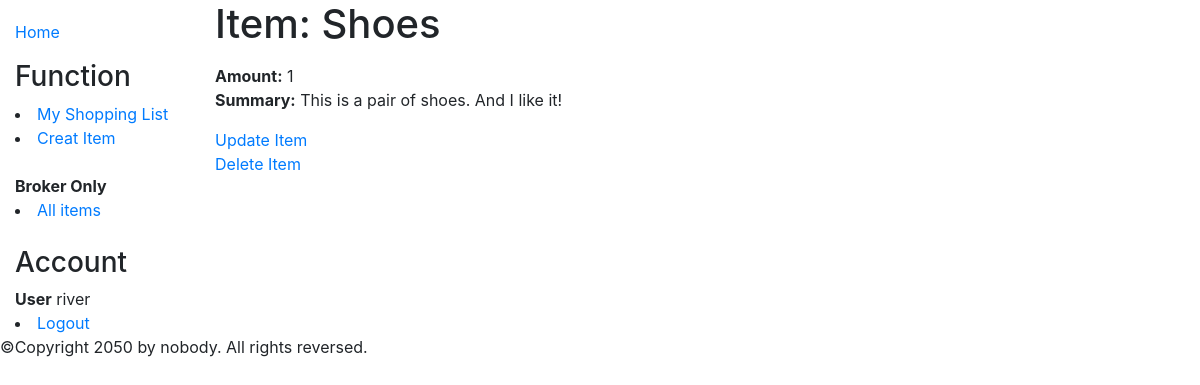
Page /shoppinglist/item/1 (signed in) on the committed database.
### shoppinglist/models.py (models this page shows, shortened)
class Item(models.Model):
    title = models.CharField(max_length=200)
    amount = models.IntegerField(help_text='Enter what amount of this item would you like to buy.')
    summary = models.TextField(max_length=1000, help_text='Enter a brief description of the item.')
    buyer = models.ForeignKey(User, on_delete=models.SET_NULL, null=True, blank=True)
    class Meta:
        permissions = (("can_read_all_item", "can_change_all_item"),)

### shoppinglist/views.py (the view)
# urls.py: path('item/<int:pk>', views.ItemDetailView.as_view(), name='item-detail'),
class ItemDetailView(LoginRequiredMixin, generic.DetailView):
    model = Item

### shoppinglist/templates/shoppinglist/item_detail.html
{% extends "base_generic.html" %}
{% block content %}
    <h1>Item: {{ item.title }}</h1>
    <p>
        <div><strong>Amount:</strong> {{ item.amount }}</div>
        <div><strong>Summary:</strong> {{ item.summary }}</div>
    </p>
    <p>
        <div><a href="{% url 'item-update' item.pk %}">Update Item</a></div>
        <div><a href="{% url 'item-delete' item.pk %}">Delete Item</a></div>
    </p>
{% endblock %}

### shoppinglist/templates/base_generic.html (shortened to what this page needs)
<!DOCTYPE html>
<html lang="en">
<head>
  <link rel="stylesheet" href="https://cdn.jsdelivr.net/npm/bootstrap@4.5.3/dist/css/bootstrap.min.css">
  {% load static %}
  <link rel="stylesheet" href="{% static 'css/styles.css' %}">
</head>
<body>
  <div class="container-fluid">
    <div class="row">
      <div class="col-sm-2">
      {% block sidebar %}
        <ul class="sidebar-nav">
          <li><a href="{% url 'index' %}">Home</a></li>
        </ul>
        {% if user.is_authenticated %}
          <h3>Function</h3>
            <li><a href="{% url 'my-shopping-list' %}">My Shopping List</a></li>
            <li><a href="{% url 'item-create' %}">Creat Item</a></li>
            {% if perms.shoppinglist.can_read_all_item %}
            <br>
            <div><strong>Broker Only</strong></div>
              <li><a href="{% url 'items' %}">All items</a></li>
            {% endif %}
          <br>
          <div><h3>Account</h3></div>
            <div><strong>User</strong> {{ user.get_username }}</div>
            <li><a href="{% url 'logout'%}?next={{request.path}}">Logout</a></li>
        {% else %}
          <li><a href="{% url 'login'%}?next={{request.path}}">Login</a></li>
          <li><a href="{% url 'register'%}?next={{request.path}}">Sign Up</a></li>
        {% endif %}
      {% endblock %}
      </div>
      <div class="col-sm-10 ">{% block content %}{% endblock %}
      </div>
    </div>
  </div>
  <footer>
    <p>©Copyright 2050 by nobody. All rights reversed.</p>
  </footer>
</body>
</html>

### shoppinglist/static/css/styles.css (style rules this page uses)
.sidebar-nav { margin-top: 20px; padding: 0; list-style: none; }

### rows in the picture
Item: title "Shoes", amount "1", summary "This is a pair of shoes. And I like it!"

### other values in the picture
{{ user.get_username }} "river"
